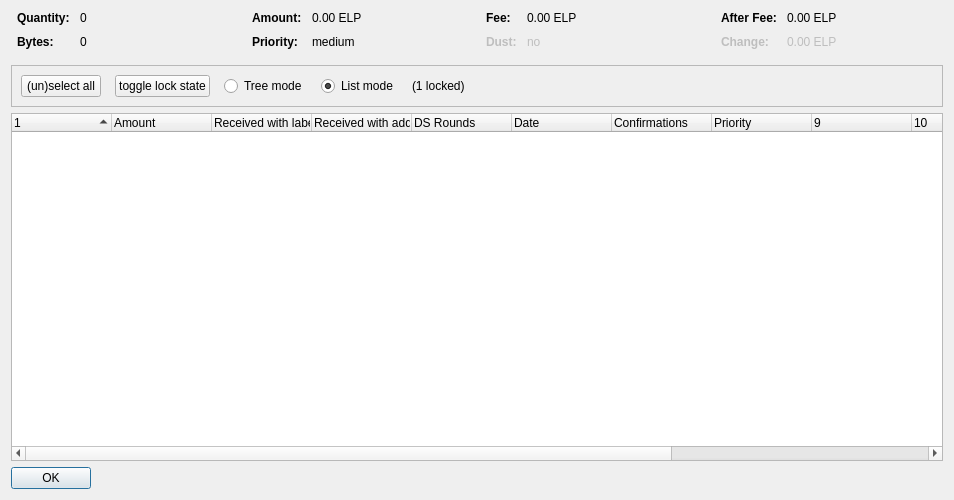
<?xml version="1.0" encoding="UTF-8"?>
<ui version="4.0">
 <class>CoinControlDialog</class>
 <widget class="QDialog" name="CoinControlDialog">
  <property name="geometry">
   <rect>
    <x>0</x>
    <y>0</y>
    <width>954</width>
    <height>500</height>
   </rect>
  </property>
  <property name="windowTitle">
   <string>Coin Selection</string>
  </property>
  <layout class="QVBoxLayout" name="verticalLayout">
   <item>
    <layout class="QHBoxLayout" name="horizontalLayoutTop" stretch="0,0,0,0">
     <property name="topMargin">
      <number>0</number>
     </property>
     <property name="bottomMargin">
      <number>10</number>
     </property>
     <item>
      <layout class="QFormLayout" name="formLayoutCoinControl1">
       <property name="horizontalSpacing">
        <number>10</number>
       </property>
       <property name="verticalSpacing">
        <number>10</number>
       </property>
       <property name="leftMargin">
        <number>6</number>
       </property>
       <property name="rightMargin">
        <number>6</number>
       </property>
       <item row="0" column="0">
        <widget class="QLabel" name="labelCoinControlQuantityText">
         <property name="font">
          <font>
           <weight>75</weight>
           <bold>true</bold>
          </font>
         </property>
         <property name="text">
          <string>Quantity:</string>
         </property>
        </widget>
       </item>
       <item row="0" column="1">
        <widget class="QLabel" name="labelCoinControlQuantity">
         <property name="cursor">
          <cursorShape>IBeamCursor</cursorShape>
         </property>
         <property name="contextMenuPolicy">
          <enum>Qt::ActionsContextMenu</enum>
         </property>
         <property name="text">
          <string notr="true">0</string>
         </property>
         <property name="textInteractionFlags">
          <set>Qt::LinksAccessibleByMouse|Qt::TextSelectableByKeyboard|Qt::TextSelectableByMouse</set>
         </property>
        </widget>
       </item>
       <item row="1" column="0">
        <widget class="QLabel" name="labelCoinControlBytesText">
         <property name="font">
          <font>
           <weight>75</weight>
           <bold>true</bold>
          </font>
         </property>
         <property name="text">
          <string>Bytes:</string>
         </property>
        </widget>
       </item>
       <item row="1" column="1">
        <widget class="QLabel" name="labelCoinControlBytes">
         <property name="cursor">
          <cursorShape>IBeamCursor</cursorShape>
         </property>
         <property name="contextMenuPolicy">
          <enum>Qt::ActionsContextMenu</enum>
         </property>
         <property name="text">
          <string notr="true">0</string>
         </property>
         <property name="textInteractionFlags">
          <set>Qt::LinksAccessibleByMouse|Qt::TextSelectableByKeyboard|Qt::TextSelectableByMouse</set>
         </property>
        </widget>
       </item>
      </layout>
     </item>
     <item>
      <layout class="QFormLayout" name="formLayoutCoinControl2">
       <property name="horizontalSpacing">
        <number>10</number>
       </property>
       <property name="verticalSpacing">
        <number>10</number>
       </property>
       <property name="leftMargin">
        <number>6</number>
       </property>
       <property name="rightMargin">
        <number>6</number>
       </property>
       <item row="0" column="0">
        <widget class="QLabel" name="labelCoinControlAmountText">
         <property name="font">
          <font>
           <weight>75</weight>
           <bold>true</bold>
          </font>
         </property>
         <property name="text">
          <string>Amount:</string>
         </property>
        </widget>
       </item>
       <item row="0" column="1">
        <widget class="QLabel" name="labelCoinControlAmount">
         <property name="cursor">
          <cursorShape>IBeamCursor</cursorShape>
         </property>
         <property name="contextMenuPolicy">
          <enum>Qt::ActionsContextMenu</enum>
         </property>
         <property name="text">
          <string notr="true">0.00 ELP</string>
         </property>
         <property name="textInteractionFlags">
          <set>Qt::LinksAccessibleByMouse|Qt::TextSelectableByKeyboard|Qt::TextSelectableByMouse</set>
         </property>
        </widget>
       </item>
       <item row="1" column="0">
        <widget class="QLabel" name="labelCoinControlPriorityText">
         <property name="font">
          <font>
           <weight>75</weight>
           <bold>true</bold>
          </font>
         </property>
         <property name="text">
          <string>Priority:</string>
         </property>
        </widget>
       </item>
       <item row="1" column="1">
        <widget class="QLabel" name="labelCoinControlPriority">
         <property name="cursor">
          <cursorShape>IBeamCursor</cursorShape>
         </property>
         <property name="contextMenuPolicy">
          <enum>Qt::ActionsContextMenu</enum>
         </property>
         <property name="text">
          <string>medium</string>
         </property>
         <property name="textInteractionFlags">
          <set>Qt::LinksAccessibleByMouse|Qt::TextSelectableByKeyboard|Qt::TextSelectableByMouse</set>
         </property>
        </widget>
       </item>
      </layout>
     </item>
     <item>
      <layout class="QFormLayout" name="formLayoutCoinControl3">
       <property name="horizontalSpacing">
        <number>10</number>
       </property>
       <property name="verticalSpacing">
        <number>10</number>
       </property>
       <property name="leftMargin">
        <number>6</number>
       </property>
       <property name="rightMargin">
        <number>6</number>
       </property>
       <item row="0" column="0">
        <widget class="QLabel" name="labelCoinControlFeeText">
         <property name="font">
          <font>
           <weight>75</weight>
           <bold>true</bold>
          </font>
         </property>
         <property name="text">
          <string>Fee:</string>
         </property>
        </widget>
       </item>
       <item row="0" column="1">
        <widget class="QLabel" name="labelCoinControlFee">
         <property name="cursor">
          <cursorShape>IBeamCursor</cursorShape>
         </property>
         <property name="contextMenuPolicy">
          <enum>Qt::ActionsContextMenu</enum>
         </property>
         <property name="text">
          <string notr="true">0.00 ELP</string>
         </property>
         <property name="textInteractionFlags">
          <set>Qt::LinksAccessibleByMouse|Qt::TextSelectableByKeyboard|Qt::TextSelectableByMouse</set>
         </property>
        </widget>
       </item>
       <item row="1" column="0">
        <widget class="QLabel" name="labelCoinControlLowOutputText">
         <property name="enabled">
          <bool>false</bool>
         </property>
         <property name="font">
          <font>
           <weight>75</weight>
           <bold>true</bold>
          </font>
         </property>
         <property name="text">
          <string>Dust:</string>
         </property>
        </widget>
       </item>
       <item row="1" column="1">
        <widget class="QLabel" name="labelCoinControlLowOutput">
         <property name="enabled">
          <bool>false</bool>
         </property>
         <property name="cursor">
          <cursorShape>IBeamCursor</cursorShape>
         </property>
         <property name="contextMenuPolicy">
          <enum>Qt::ActionsContextMenu</enum>
         </property>
         <property name="text">
          <string>no</string>
         </property>
         <property name="textInteractionFlags">
          <set>Qt::LinksAccessibleByMouse|Qt::TextSelectableByKeyboard|Qt::TextSelectableByMouse</set>
         </property>
        </widget>
       </item>
      </layout>
     </item>
     <item>
      <layout class="QFormLayout" name="formLayoutCoinControl4">
       <property name="horizontalSpacing">
        <number>10</number>
       </property>
       <property name="verticalSpacing">
        <number>10</number>
       </property>
       <property name="leftMargin">
        <number>6</number>
       </property>
       <property name="rightMargin">
        <number>6</number>
       </property>
       <item row="0" column="0">
        <widget class="QLabel" name="labelCoinControlAfterFeeText">
         <property name="font">
          <font>
           <weight>75</weight>
           <bold>true</bold>
          </font>
         </property>
         <property name="text">
          <string>After Fee:</string>
         </property>
        </widget>
       </item>
       <item row="0" column="1">
        <widget class="QLabel" name="labelCoinControlAfterFee">
         <property name="cursor">
          <cursorShape>IBeamCursor</cursorShape>
         </property>
         <property name="contextMenuPolicy">
          <enum>Qt::ActionsContextMenu</enum>
         </property>
         <property name="text">
          <string notr="true">0.00 ELP</string>
         </property>
         <property name="textInteractionFlags">
          <set>Qt::LinksAccessibleByMouse|Qt::TextSelectableByKeyboard|Qt::TextSelectableByMouse</set>
         </property>
        </widget>
       </item>
       <item row="1" column="0">
        <widget class="QLabel" name="labelCoinControlChangeText">
         <property name="enabled">
          <bool>false</bool>
         </property>
         <property name="font">
          <font>
           <weight>75</weight>
           <bold>true</bold>
          </font>
         </property>
         <property name="text">
          <string>Change:</string>
         </property>
        </widget>
       </item>
       <item row="1" column="1">
        <widget class="QLabel" name="labelCoinControlChange">
         <property name="enabled">
          <bool>false</bool>
         </property>
         <property name="cursor">
          <cursorShape>IBeamCursor</cursorShape>
         </property>
         <property name="contextMenuPolicy">
          <enum>Qt::ActionsContextMenu</enum>
         </property>
         <property name="text">
          <string notr="true">0.00 ELP</string>
         </property>
         <property name="textInteractionFlags">
          <set>Qt::LinksAccessibleByMouse|Qt::TextSelectableByKeyboard|Qt::TextSelectableByMouse</set>
         </property>
        </widget>
       </item>
      </layout>
     </item>
    </layout>
   </item>
   <item>
    <widget class="QFrame" name="frame">
     <property name="minimumSize">
      <size>
       <width>0</width>
       <height>40</height>
      </size>
     </property>
     <property name="frameShape">
      <enum>QFrame::StyledPanel</enum>
     </property>
     <property name="frameShadow">
      <enum>QFrame::Sunken</enum>
     </property>
     <layout class="QHBoxLayout" name="horizontalLayout">
      <item>
       <layout class="QHBoxLayout" name="horizontalLayoutPanel" stretch="0,0,0,0,0,0">
        <property name="spacing">
         <number>14</number>
        </property>
        <item>
         <widget class="QPushButton" name="pushButtonSelectAll">
          <property name="sizePolicy">
           <sizepolicy hsizetype="Maximum" vsizetype="Fixed">
            <horstretch>0</horstretch>
            <verstretch>0</verstretch>
           </sizepolicy>
          </property>
          <property name="text">
           <string>(un)select all</string>
          </property>
          <property name="autoDefault">
           <bool>false</bool>
          </property>
         </widget>
        </item>
        <item>
         <widget class="QPushButton" name="pushButtonToggleLock">
          <property name="sizePolicy">
           <sizepolicy hsizetype="Maximum" vsizetype="Fixed">
            <horstretch>0</horstretch>
            <verstretch>0</verstretch>
           </sizepolicy>
          </property>
          <property name="text">
           <string>toggle lock state</string>
          </property>
          <property name="autoDefault">
           <bool>false</bool>
          </property>
         </widget>
        </item>
        <item>
         <widget class="QRadioButton" name="radioTreeMode">
          <property name="sizePolicy">
           <sizepolicy hsizetype="Maximum" vsizetype="Fixed">
            <horstretch>0</horstretch>
            <verstretch>0</verstretch>
           </sizepolicy>
          </property>
          <property name="text">
           <string>Tree mode</string>
          </property>
         </widget>
        </item>
        <item>
         <widget class="QRadioButton" name="radioListMode">
          <property name="sizePolicy">
           <sizepolicy hsizetype="Maximum" vsizetype="Fixed">
            <horstretch>0</horstretch>
            <verstretch>0</verstretch>
           </sizepolicy>
          </property>
          <property name="text">
           <string>List mode</string>
          </property>
          <property name="checked">
           <bool>true</bool>
          </property>
         </widget>
        </item>
        <item>
         <widget class="QLabel" name="labelLocked">
          <property name="text">
           <string>(1 locked)</string>
          </property>
         </widget>
        </item>
        <item>
         <spacer name="horizontalSpacer">
          <property name="orientation">
           <enum>Qt::Horizontal</enum>
          </property>
          <property name="sizeHint" stdset="0">
           <size>
            <width>40</width>
            <height>20</height>
           </size>
          </property>
         </spacer>
        </item>
       </layout>
      </item>
     </layout>
    </widget>
   </item>
   <item>
    <widget class="CoinControlTreeWidget" name="treeWidget">
     <property name="contextMenuPolicy">
      <enum>Qt::CustomContextMenu</enum>
     </property>
     <property name="sortingEnabled">
      <bool>false</bool>
     </property>
     <property name="columnCount">
      <number>13</number>
     </property>
     <attribute name="headerShowSortIndicator" stdset="0">
      <bool>true</bool>
     </attribute>
     <attribute name="headerStretchLastSection">
      <bool>false</bool>
     </attribute>
     <column>
      <property name="text">
       <string/>
      </property>
     </column>
     <column>
      <property name="text">
       <string>Amount</string>
      </property>
     </column>
     <column>
      <property name="text">
       <string>Received with label</string>
      </property>
     </column>
     <column>
      <property name="text">
       <string>Received with address</string>
      </property>
     </column>
     <column>
      <property name="text">
       <string>DS Rounds</string>
      </property>
     </column>
     <column>
      <property name="text">
       <string>Date</string>
      </property>
     </column>
     <column>
      <property name="text">
       <string>Confirmations</string>
      </property>
      <property name="toolTip">
       <string>Confirmed</string>
      </property>
     </column>
     <column>
      <property name="text">
       <string>Priority</string>
      </property>
     </column>
     <column>
      <property name="text">
       <string/>
      </property>
     </column>
     <column>
      <property name="text">
       <string/>
      </property>
     </column>
     <column>
      <property name="text">
       <string/>
      </property>
     </column>
     <column>
      <property name="text">
       <string/>
      </property>
     </column>
     <column>
      <property name="text">
       <string/>
      </property>
     </column>
    </widget>
   </item>
   <item>
    <widget class="QDialogButtonBox" name="buttonBox">
     <property name="sizePolicy">
      <sizepolicy hsizetype="Maximum" vsizetype="Fixed">
       <horstretch>0</horstretch>
       <verstretch>0</verstretch>
      </sizepolicy>
     </property>
     <property name="orientation">
      <enum>Qt::Horizontal</enum>
     </property>
     <property name="standardButtons">
      <set>QDialogButtonBox::Ok</set>
     </property>
    </widget>
   </item>
  </layout>
 </widget>
 <customwidgets>
  <customwidget>
   <class>CoinControlTreeWidget</class>
   <extends>QTreeWidget</extends>
   <header>coincontroltreewidget.h</header>
  </customwidget>
 </customwidgets>
 <resources/>
 <connections/>
</ui>
